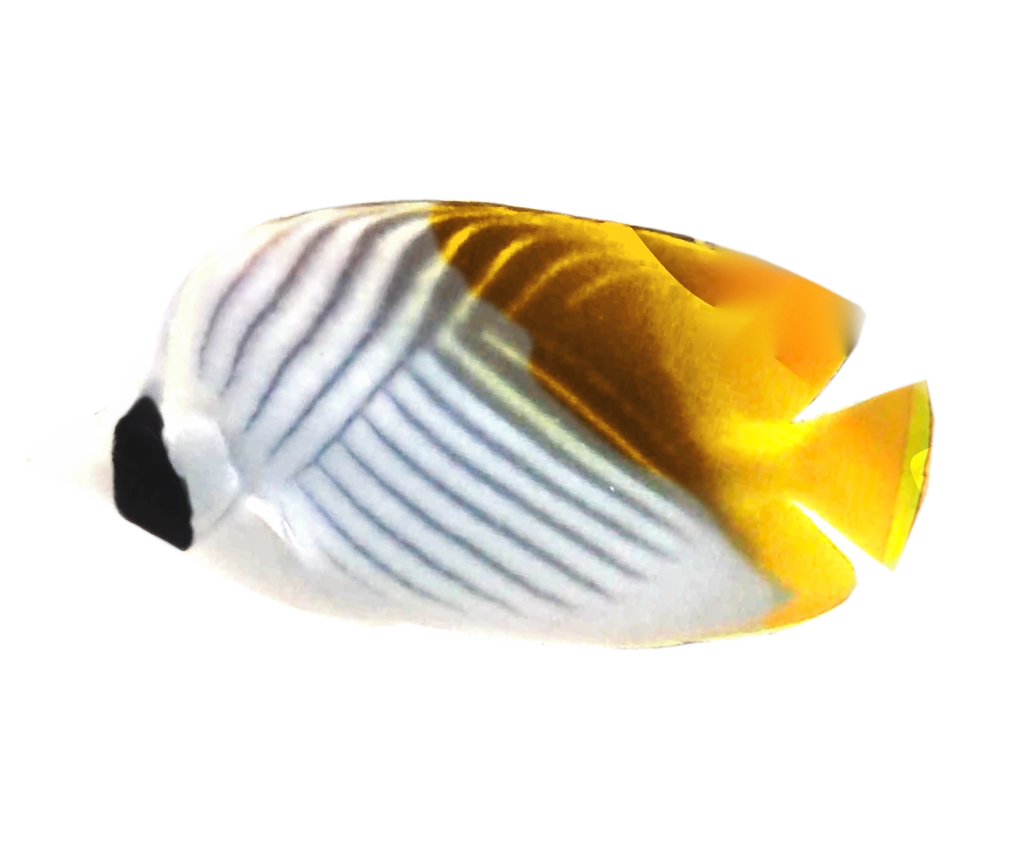
#> input picture assets/auriga_photo.webp, 2048 x 1728 px (shown at 1/2 size)
$ python compare.py ../assets/auriga_photo.webp ../assets/goby_photo.webp ../assets/goby_photo.webp ../assets/goby_photo.webp
#> lines starting #> are read from the running program, lines starting #| are printed output that depends on the picture
# Side-by-side / overlay of a reference photo and a render, both scaled to the same height.
# usage: python3 tools/compare.py ref.jpg render.png out.png [flip_ref]
import sys
from PIL import Image, ImageOps
ref, ren, out = sys.argv[1:4]
flip = len(sys.argv) > 4 and sys.argv[4] == '1'
a = Image.open(ref).convert('RGB'); b = Image.open(ren).convert('RGB')
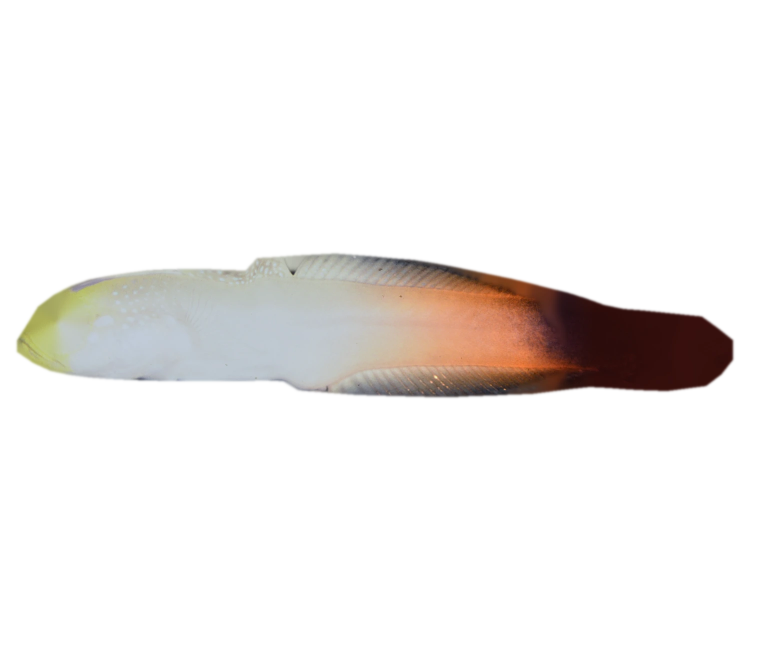
#> input picture assets/goby_photo.webp, 1536 x 1293 px (shown at 1/2 size)
#> after `b = Image.open(ren).convert('RGB')`:
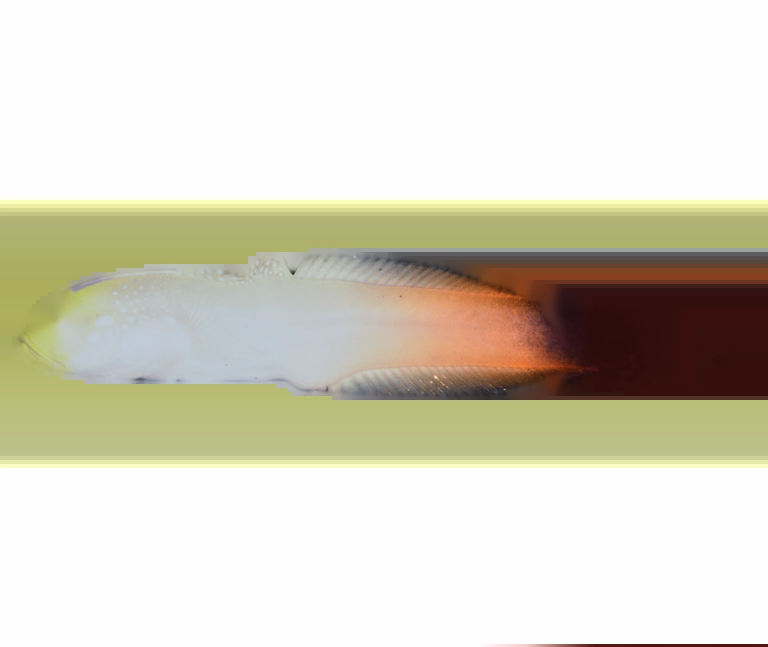
#> b: PIL image 1536x1293 RGB (shown at 1/2 size); mean R, G, B 217.4, 213.7, 197.9
if flip: a = ImageOps.mirror(a)
H = 600
a = a.resize((int(a.width * H / a.height), H)); b = b.resize((int(b.width * H / b.height), H))
#> after `a = a.resize((int(a.width * H / a.height), H))`:
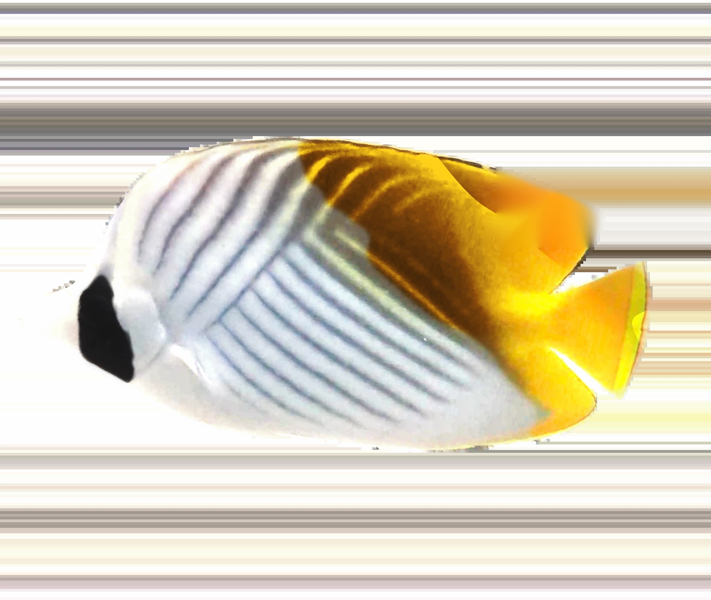
#> a: PIL image 711x600 RGB; mean R, G, B 215.3, 206.4, 185.6
#> after `b = b.resize((int(b.width * H / b.height), H))`:
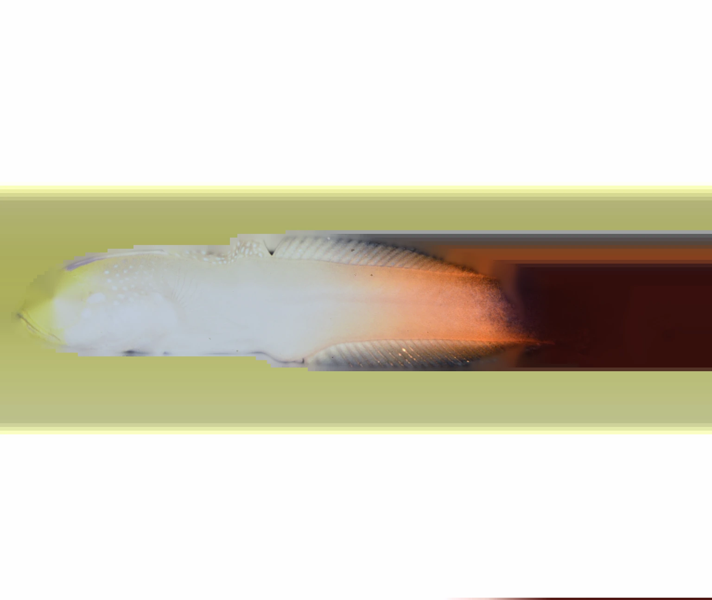
#> b: PIL image 712x600 RGB; mean R, G, B 217.4, 213.7, 197.9
c = Image.new('RGB', (a.width + b.width + 10, H), (20, 20, 20))
#> c: PIL image 1433x600 RGB; every value is 20
c.paste(a, (0, 0)); c.paste(b, (a.width + 10, 0))
#> after `c.paste(a, (0, 0))`:
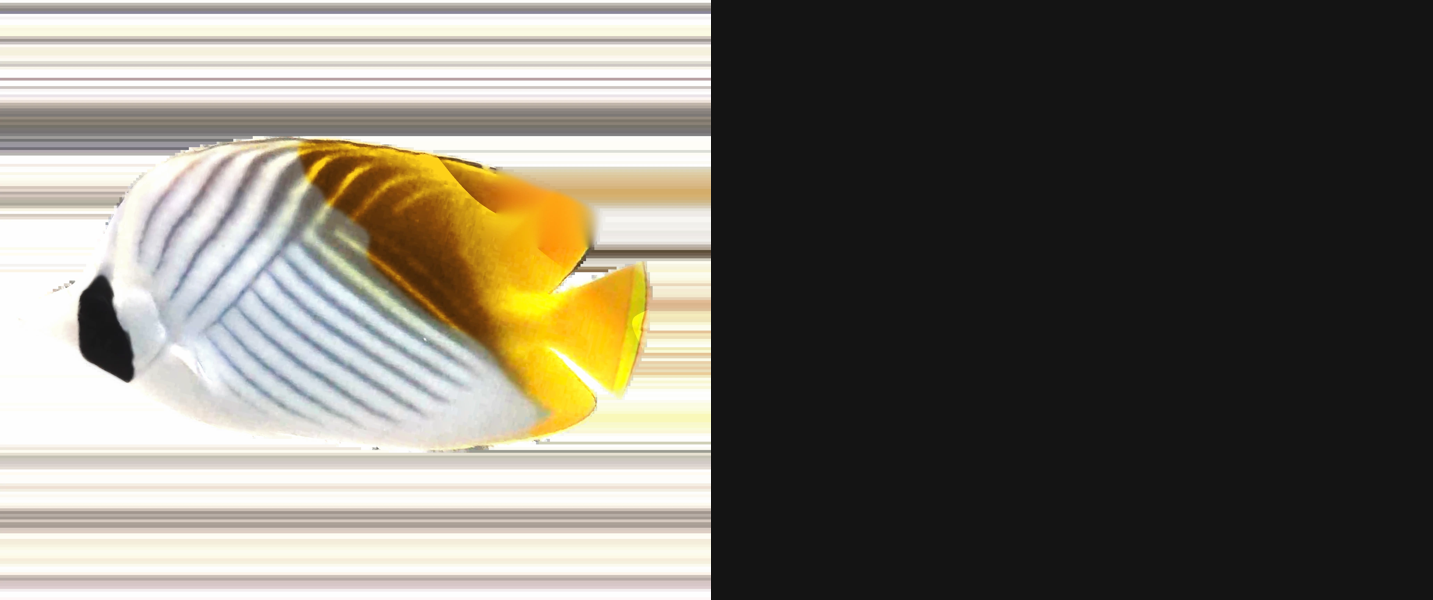
#> c: PIL image 1433x600 RGB; mean R, G, B 116.9, 112.5, 102.2
#> after `c.paste(b, (a.width + 10, 0))`:
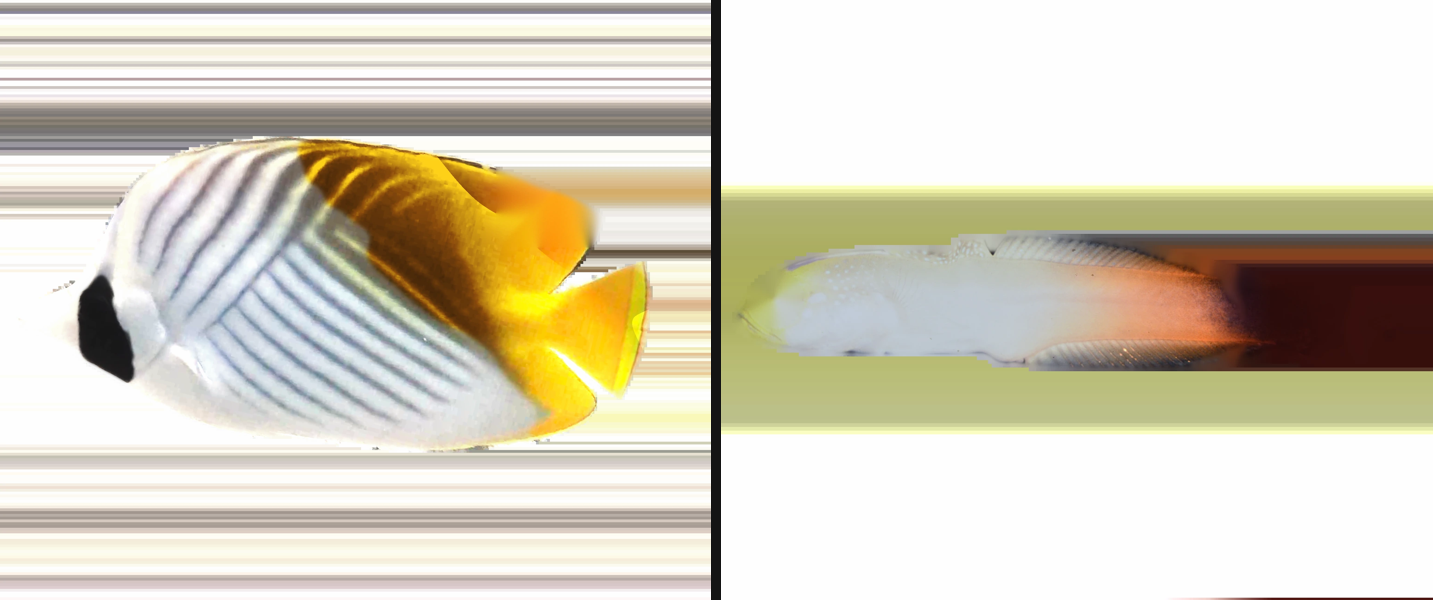
#> c: PIL image 1433x600 RGB; mean R, G, B 215, 208.7, 190.6
c.save(out)
